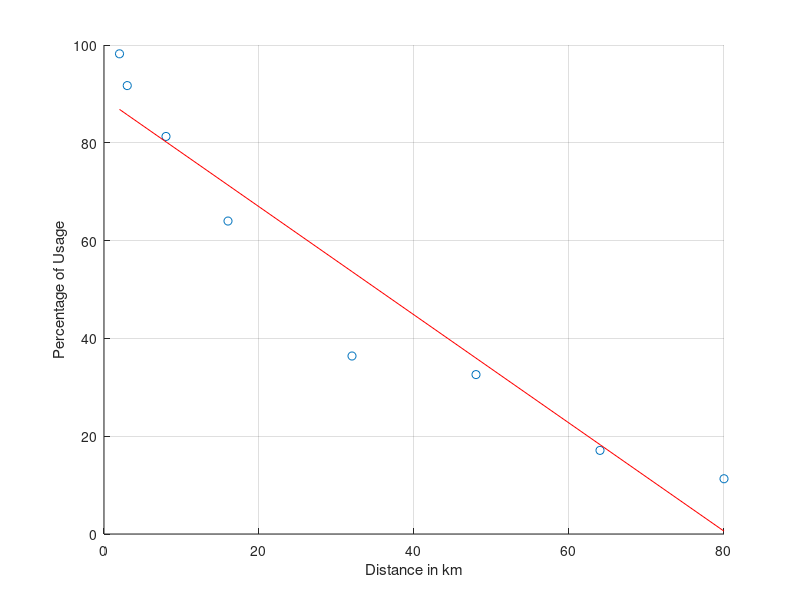
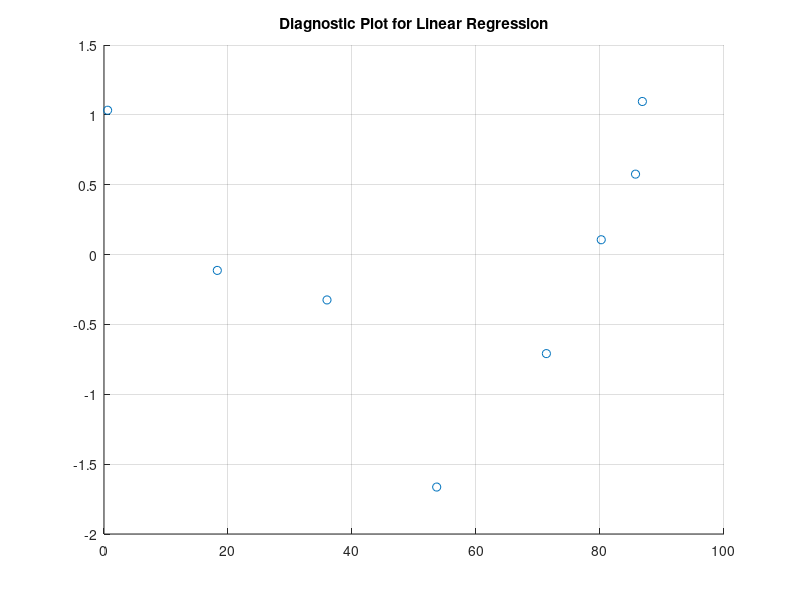

Source code (MATLAB) for these figures, in order: (Note: this script raises an error after producing the figures.)
clc;
clearvars;
close all;

x = [2; 3; 8; 16; 32; 48; 64; 80];
y = [98.2; 91.7; 81.3; 64.0; 36.4; 32.6; 17.1; 11.3];
n = size(x, 1);

R = corrcoef(x, y);
r = R(1, 2);

covariance_matrix = cov(x, y);
s_xy = covariance_matrix(1, 2);
s_x = std(x);
s_y = std(y);

b1 = s_xy / s_x^2;
b0 = mean(y) - b1*mean(x);
y_estimator = b0 + b1 * x;
s_e = sqrt(((n-1) / (n-2)) * s_y^2 * (1 - r^2));

e = y - y_estimator;
e_star = e / s_e;

figure('Name', 'Scatter Plot');
scatter(x, y, 'blue');
hold on;
grid on;
plot(x, y_estimator, 'r');
xlabel('Distance in km');
ylabel('Percentage of Usage');
hold off;

figure('Name', 'Diagnostic Plot');
scatter(y_estimator, e_star);
hold on;
grid on;
title('Diagnostic Plot for Linear Regression');
yline(2, LineWidth=2,Color='red');
yline(-2, LineWidth=2,Color='red');
xlabel('Estimated y values');
ylabel('e^*');
hold off;


% Seems like the model is in this form y = a*x^b*ε => 
% y' = ln(y) = ln(a) + b * x' + ε', x'=ln(x) & ε'=ln(ε)

y_linear = log(y); % y' = ln(y)
x_linear = log(x); % x' = ln(x)

R1 = corrcoef(x_linear, y_linear);
r1 = R1(1, 2);

sx_linear = std(x_linear);
sy_linear = std(y_linear);
C = cov(x_linear, y_linear);
sxy_linear = C(1, 2);

b1_linear = sxy_linear / sx_linear ^ 2;
b0_linear = mean(y_linear) - b1_linear * mean(x_linear);

y_linear_estimator = b0_linear + b1_linear * x_linear;

se_linear = sqrt(((n-1) / (n-2)) * sy_linear^2 * (1 - r1^2));

e_linear = y_linear - y_linear_estimator;
e_star_linear = e_linear / se_linear;

y_estimator_1 = exp(y_linear_estimator);

figure('Name', 'Scatter Plot');
scatter(x_linear, y_linear);
hold on;
grid on;
plot(x_linear, y_linear_estimator, 'r');
xlabel('Distance in km');
ylabel('Percentage of Usage');
title('Linear');
hold off;

figure('Name', 'Scatter Plot');
scatter(x, y);
hold on;
grid on;
plot(x, y_estimator_1, 'r');
xlabel('Distance in km');
ylabel('Percentage of Usage');
title('Exponential');
hold off;

figure('Name', 'Diagnostic Plot');
scatter(y_linear_estimator, e_star_linear);
hold on;
grid on;
title('Diagnostic Plot for Linear Regression');
yline(2, LineWidth=2,Color='red');
yline(-2, LineWidth=2,Color='red');
xlabel('Estimated y values');
ylabel('e^*');
hold off;


% Seems like the model is in this form y = ae^(b*x) => 
% y' = ln(y) = ln(a) + b * x

y_linear_2 = log(y); % y' = ln(y)

R2 = corrcoef(x, y_linear);
r2 = R2(1, 2);

sx_linear_2 = std(x);
sy_linear_2 = std(y_linear_2);
C = cov(x, y_linear_2);
sxy_linear_2 = C(1, 2);

b1_linear_2 = sxy_linear_2 / sx_linear_2 ^ 2;
b0_linear_2 = mean(y_linear_2) - b1_linear_2 * mean(x);

y_linear_estimator_2 = b0_linear_2 + b1_linear_2 * x;

se_linear_2 = sqrt(((n-1) / (n-2)) * sy_linear_2^2 * (1 - r2^2));

e_linear_2 = y_linear_2 - y_linear_estimator_2;
e_star_linear_2 = e_linear_2 / se_linear_2;

y_estimator_2 = exp(y_linear_estimator_2);

figure('Name', 'Scatter Plot');
scatter(x, y_linear);
hold on;
grid on;
plot(x, y_linear_estimator_2, 'r');
xlabel('Distance in km');
ylabel('Percentage of Usage');
title('Linear');
hold off;

figure('Name', 'Scatter Plot');
scatter(x, y);
hold on;
grid on;
plot(x, y_estimator_2, 'r');
xlabel('Distance in km');
ylabel('Percentage of Usage');
title('Natural Logarithm');
hold off;

figure('Name', 'Diagnostic Plot');
scatter(y_linear_estimator_2, e_star_linear_2);
hold on;
grid on;
title('Diagnostic Plot for Linear Regression');
yline(2, LineWidth=2,Color='red');
yline(-2, LineWidth=2,Color='red');
xlabel('Estimated y values');
ylabel('e^*');
hold off;

%------------------------------ Question (b) ------------------------------
x_value = 25000;

y1 = b0 + b1*x_value;
y2 = exp(b0_linear + b1_linear * log(x_value));
y3 = exp(b0_linear_2 + b1_linear_2 * x_value);

fprintf('Linear Model : %.4f\n', y1);
fprintf('Power model : %.4f\n', y2);
fprintf('Log model : %.4f\n', y3);

